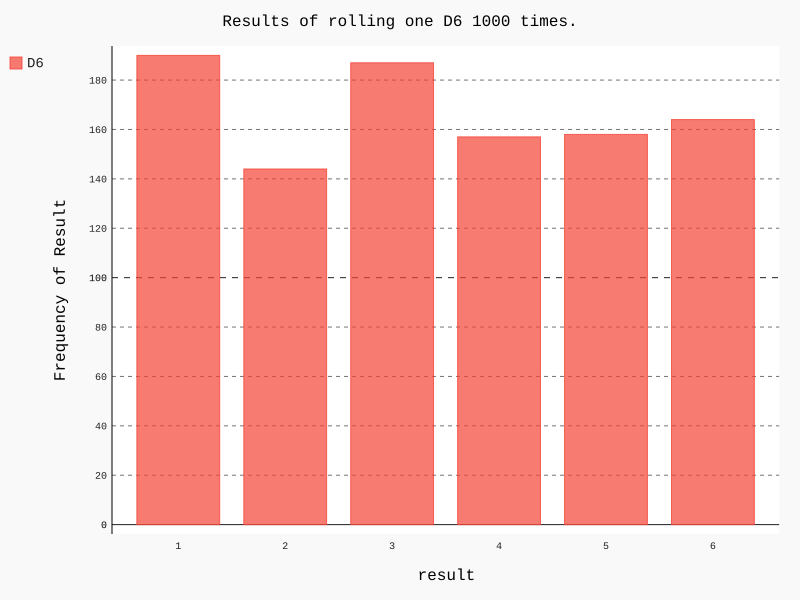

The Python source for this figure:
from die import Die
import pygal

die_1 = Die()
# die_2 = Die()

res = []

for roll_num in range(1000):
    re = die_1.roll()
    res.append(re)

frequencies = []
for value in range(1, die_1.num_sides+1):
    frequency = res.count(value)
    frequencies.append(frequency)


hist = pygal.Bar()

hist.title = "Results of rolling one D6 1000 times."

hist.x_labels = [str(x) for x in range(1,die_1.num_sides+1)]

hist.x_title = "result"
hist.y_title = "Frequency of Result"

hist.add('D6', frequencies)

hist.render_to_file('./die_visual.svg')
